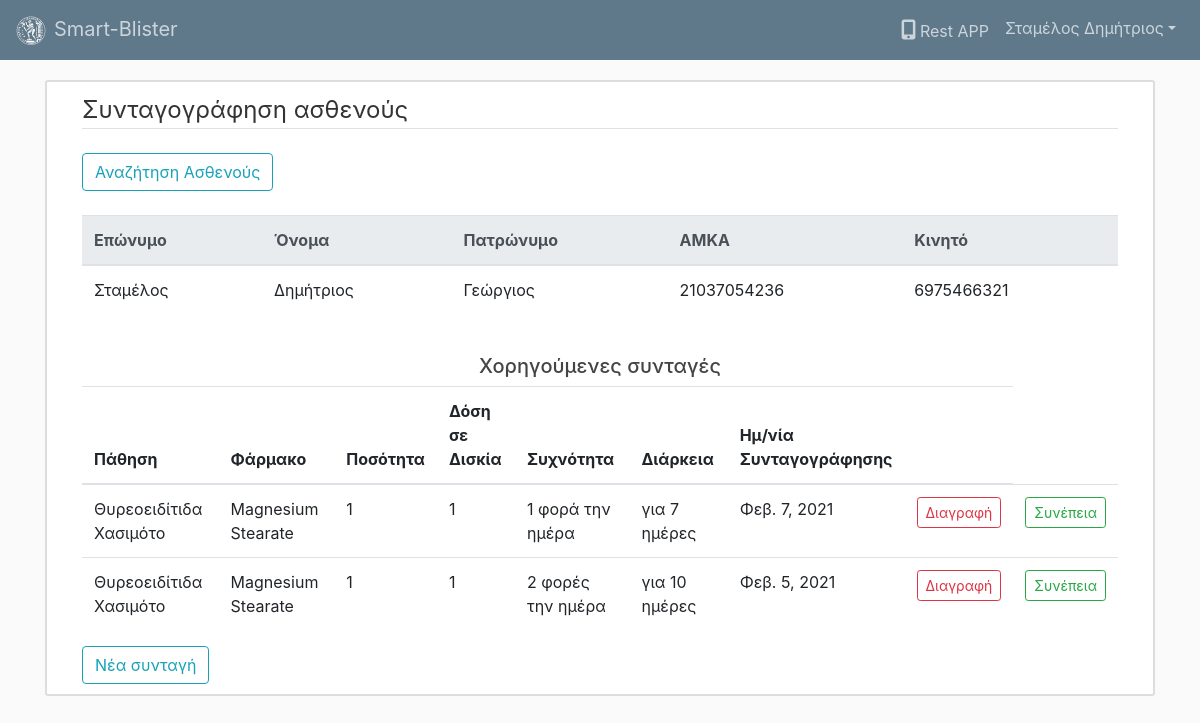
The page /doctor/prescription/patient/7/ (signed in) on the database its author committed.
### users/models.py (models this page shows, shortened)
class PatientProfile(models.Model):
	user = models.OneToOneField(User,on_delete=models.CASCADE)
	doctor = models.ForeignKey(DoctorProfile, on_delete=models.SET_NULL, blank=True, null=True)

class UserProfile(models.Model):
	id_type_choices = (
		(1,'Αστυνομική'),
		(2,'Διαβατήριο'),
		(3,'Στρατιωτική')
	)
	user = models.OneToOneField(User,on_delete=models.CASCADE)
	amka = models.CharField(max_length=11,unique=True,default='')
	birthdate = models.DateField(default=timezone.now)
	cell_phone = models.BigIntegerField(blank=True)
	id_num = models.CharField(max_length=8,unique=True,default='')
	id_type = models.PositiveSmallIntegerField(choices=id_type_choices,default=1)
	id_date_issued = models.DateField(default=timezone.now)
	id_place_issued = models.CharField(max_length=100,default='')
	father_name = models.CharField(max_length=50,blank=True)
	is_doctor = models.BooleanField(default=False)
	is_pharmacist = models.BooleanField(default=False)
	is_pharmacy = models.BooleanField(default=False)
	is_patient = models.BooleanField(default=False)

### doctor/models.py (models this page shows, shortened)
class Prescription(models.Model):
	quantity_choices = (
		(1,'1'),
		(2,'2'),
		(3,'3')
	)
	frequency_choices = (
		(1,'1 φορά την ημέρα'),
		(2,'2 φορές την ημέρα'),
		(3,'3 φορές την ημέρα'),
		(4,'4 φορές την ημέρα'),
		(5,'1 φορά την εβδομάδα'),
		(6,'2 φορές την εβδομάδα'),
		(7,'3 φορές την εβδομάδα')
	)
	duration_choices = (
		(1,'για 7 ημέρες'),
		(2,'για 10 ημέρες'),
		(3,'για 2 εβδομάδες'),
		(4,'για 1 μήνα'),
		(5,'για 2 μήνες'),
		(6,'για 3 μήνες'),
		(7,'για 6 μήνες'),
		(8,'για ένα έτος')
	)
	patient = models.ForeignKey(PatientProfile, null = True, blank=True, on_delete=models.PROTECT)
	doctor = models.ForeignKey(DoctorProfile, null = True, blank=True, on_delete=models.PROTECT)
	date_issued = models.DateField(default=timezone.now)
	illness = models.CharField(max_length=255)
	medicine = models.CharField(max_length=255)
	quantity = models.IntegerField(choices=quantity_choices,default=1)
	dosage = models.IntegerField(choices=quantity_choices,default=1)
	frequency = models.ForeignKey(Frequency, on_delete=models.PROTECT, default=1)
	duration = models.ForeignKey(Duration, on_delete=models.PROTECT, default=1)

class Frequency(models.Model):
	description = models.CharField(max_length=50)
	def __str__(self):
		return self.description

class Duration(models.Model):
	description = models.CharField(max_length=50)
	def __str__(self):
		return self.description

### doctor/views.py (the view)
# urls.py: path('prescription/patient/<int:patient_id>/',views.chargedPrescriptions, name='chargedPrescriptions'),
@login_required
def chargedPrescriptions(request,patient_id):
	if request.method == 'POST':
		form = PatientSearchForm(request.POST)
		form1 = PrescriptionAddForm(request.POST)
		if form.is_valid():
			amka = form.cleaned_data['amka']
			try:
				patient = PatientProfile.objects.get(user__userprofile__amka=amka)
				prescriptions = patient.prescription_set.all().order_by('-date_issued')
			except PatientProfile.DoesNotExist:
				patient = None
				prescriptions = None
		else:
			patient = None
			prescriptions = None
	else:
		form = PatientSearchForm()
		form1 = PrescriptionAddForm()
		try:
			patient = PatientProfile.objects.get(id=patient_id)
			prescriptions = patient.prescription_set.all().order_by('-date_issued')
		except PatientProfile.DoesNotExist:
			patient = None
			blisters = None
	context = {
		'title':'Συνταγογράφηση',
		'form':form,
		'form1':form1,
		'patient':patient,
		'prescriptions': prescriptions
	}
	return render(request,'doctor/prescription.html', context)

### doctor/forms.py
class PatientSearchForm(forms.Form):
	amka = forms.CharField(label='AMKA',initial='',help_text='Εισαγωγή ΑΜΚΑ ασθενούς')

class PrescriptionAddForm(forms.ModelForm):
	quantity_choices = (
		(1,'1'),
		(2,'2'),
		(3,'3')
	)
	frequency_choices = (
		(1,'1 φορά την ημέρα'),
		(2,'2 φορές την ημέρα'),
		(3,'3 φορές την ημέρα'),
		(4,'4 φορές την ημέρα'),
		(5,'1 φορά την εβδομάδα'),
		(6,'2 φορές την εβδομάδα'),
		(7,'3 φορές την εβδομάδα')
	)
	duration_choices = (
		(1,'για 7 ημέρες'),
		(2,'για 10 ημέρες'),
		(3,'για 2 εβδομάδες'),
		(4,'για 1 μήνα'),
		(5,'για 2 μήνες'),
		(6,'για 3 μήνες'),
		(7,'για 6 μήνες'),
		(8,'για ένα έτος')
	)
	date_issued = forms.DateField(label='Ημ/νία Έκδοσης',initial=timezone.now())
	illness = forms.CharField(label='Πάθηση',max_length=255)
	medicine = forms.CharField(label='Φάρμακο', max_length=255)
	quantity = forms.ChoiceField(label='Ποσότητα', choices=quantity_choices)
	dosage = forms.ChoiceField(label='Δοσολογία σε δισκία', choices=quantity_choices)
	frequency = forms.ModelChoiceField(label='Συχνότητα',queryset=Frequency.objects.all().order_by('id'), initial=1)
	duration = forms.ModelChoiceField(label='Διάρκεια',queryset=Duration.objects.all().order_by('id'), initial=1)
	class Meta:
		model = Prescription
		fields = '__all__'

### doctor/templates/doctor/prescription.html (shortened to what this page needs)
{% extends "dashboard/base.html" %}
{% load crispy_forms_tags %}
{% block body_block %}
	<div class="content-section">
		<div class="container mb-4">
			<legend class="border-bottom mb-4">Συνταγογράφηση ασθενούς</legend>
			<button type="button mb-4" class="btn btn-outline-info" data-toggle="modal" data-target="#myModal">Αναζήτηση Ασθενούς</button>
		</div>
		<div class="container">
      {% if patient == None %}
      <div class="table-responsive">
        <table class="table">
          <thead class="thead-light">
            <tr>
              <th>Επώνυμο</th>
              <th>Όνομα</th>
              <th>Πατρώνυμο</th>
              <th>ΑΜΚΑ</th>
              <th></th>
            </tr>
          </thead>
          <tbody>
            <tr>
              <th colspan="5">Δεν υπάρχουν δεδομένα</th>
            </tr>
          </tbody>
        </table>
      </div>
      {% else %}
      <div class="table-responsive">
        <table class="table">
          <thead class="thead-light">
            <tr>
              <th>Επώνυμο</th>
              <th>Όνομα</th>
              <th>Πατρώνυμο</th>
              <th>ΑΜΚΑ</th>
              <th>Κινητό</th>
            </tr>
          </thead>
          <tbody>
            <tr>
              <form>
                <td>{{ patient.user.last_name }}</td>
                <td>{{ patient.user.first_name }}</td>
                <td>{{ patient.user.userprofile.father_name }}</td>
                <td>{{ patient.user.userprofile.amka }} </td>
                <td>{{ patient.user.userprofile.cell_phone}}</td>
              </form>
            </tr>
            </tbody>
        </table>
      </div>
      <div class="text-center mt-4"><h5>Χορηγούμενες συνταγές</h5></div>
      <div class="table-responsive">
        <table class="table">
          <thead>
            <tr>
              <th>Πάθηση</th>
              <th>Φάρμακο</th>
              <th>Ποσότητα</th>
              <th>Δόση<br>σε Δισκία</th>
              <th>Συχνότητα</th>
              <th>Διάρκεια</th>
              <th>Ημ/νία<br>Συνταγογράφησης</th>
              <th></th>
            </tr>
          </thead>
          <tbody>
          {% for prescription in prescriptions %}
          <tr>
            <td>{{ prescription.illness }}</td>
            <td>{{ prescription.medicine }}</td>
            <td>{{ prescription.quantity }}</td>
            <td>{{ prescription.dosage }}</td>
            <td>{{ prescription.frequency.description }}</td>
            <td>{{ prescription.duration.description }}</td>
            <td>{{ prescription.date_issued }}</td>
            <td>
              <div class="d-flex flex-row-reverse">
                <form action="{% url 'doctor:deletePrescription' prescription.id %}" method="post">
                  <input class="btn btn-outline-danger btn-sm" type="submit" value="Διαγραφή">
                </form>
              </div>
            </td>
            <td>
              <div class="d-flex flex-row-reverse">
                <a href="{% url 'doctor:actions' prescription.id %}" class="btn btn-outline-success btn-sm">Συνέπεια</a>
              </div>
            </td>
          </tr>
          {% endfor %}
          </tbody>
        </table>
      </div>
      <div class="d-flex flex-row"><button type="button" class="btn btn-outline-info" data-toggle="modal" data-target="#myModal1">Νέα συνταγή</button></div>
      {% endif %}
    </div>
  </div>
{% endblock %}

### dashboard/templates/dashboard/base.html (shortened to what this page needs)
{% load static %}
<!DOCTYPE html>
<html>
<head>
  <link rel="stylesheet" href="https://stackpath.bootstrapcdn.com/bootstrap/4.5.0/css/bootstrap.min.css">
  <link rel="stylesheet" type="text/css" href="{% static 'dashboard/css/main.css' %}">
</head>
<body>
  <header class="site-header">
    <nav class="navbar fixed-top navbar-expand-sm navbar-dark bg-steel">
      <a class="navbar-brand mr-4" href="{% url 'dashboard:index' %}">
        <img class="mr-2" src="{% static 'dashboard/img/pyrforos.png' %}" width="30" height="30" alt="pyrforos" loading="lazy">Smart-Blister
      </a>
      <div class="collapse navbar-collapse" id="navbarToggler">
        <ul class="navbar-nav ml-auto">
          <li class="nav-item"><a class="nav-link" href="https://letscode.gr/static/download/Rest.apk"><i class="fas fa-mobile-alt p-1" style="font-size:20px;"></i>Rest APP</a></li>
          {% if user.is_authenticated %}
            <li class="nav-item dropdown">
              <a class="nav-link dropdown-toggle" href="#" id="navbardrop" data-toggle="dropdown">{{ user.last_name }} {{ user.first_name }}</a>
            </li>
          {% else %}
            <li class="nav-item"><a class="nav-link" href="{% url 'users:registration' %}">Εγγραφή</a></li>
            <li class="nav-item"><a class="nav-link" href="{% url 'login' %}">Σύνδεση</a></li>
          {% endif %}
        </ul>
      </div>
    </nav>
  </header>
  <main role="main" class="container">
    {% block body_block %}
    {% endblock %}
  </main>
</body>
</html>

### dashboard/static/dashboard/css/main.css (style rules this page uses)
body { background: #fafafa; color: #333333; margin-top: 5rem; }
h1, h2, h3, h4, h5, h6 { color: #444444; }
ul { margin:0; }
.bg-steel { background-color: #5f788a; }
.site-header .navbar-nav .nav-link { color: #cbd5db; }
.site-header .navbar-brand { color: #cbd5db; }
.content-section { background: #ffffff; padding: 10px 20px; border: 2px solid #dddddd; border-radius: 3px; margin-bottom: 20px; }
th, td { padding: 10px; }
input { width: 100%; padding: 2px; border: none; }

### rows shown on the page
PatientProfile: user.last_name "Σταμέλος", user.first_name "Δημήτριος", user.userprofile.father_name "Γεώργιος", user.userprofile.amka "21037054236", user.userprofile.cell_phone "6975466321"
Prescription: illness "Θυρεοειδίτιδα Χασιμότο", medicine "Magnesium Stearate", quantity "1", dosage "1", frequency.description "1 φορά την ημέρα", duration.description "για 7 ημέρες", date_issued "Φεβ. 7, 2021"
Prescription: illness "Θυρεοειδίτιδα Χασιμότο", medicine "Magnesium Stearate", quantity "1", dosage "1", frequency.description "2 φορές την ημέρα", duration.description "για 10 ημέρες", date_issued "Φεβ. 5, 2021"

### other values the page prints
{{ user.last_name }} "Σταμέλος"
{{ user.first_name }} "Δημήτριος"
